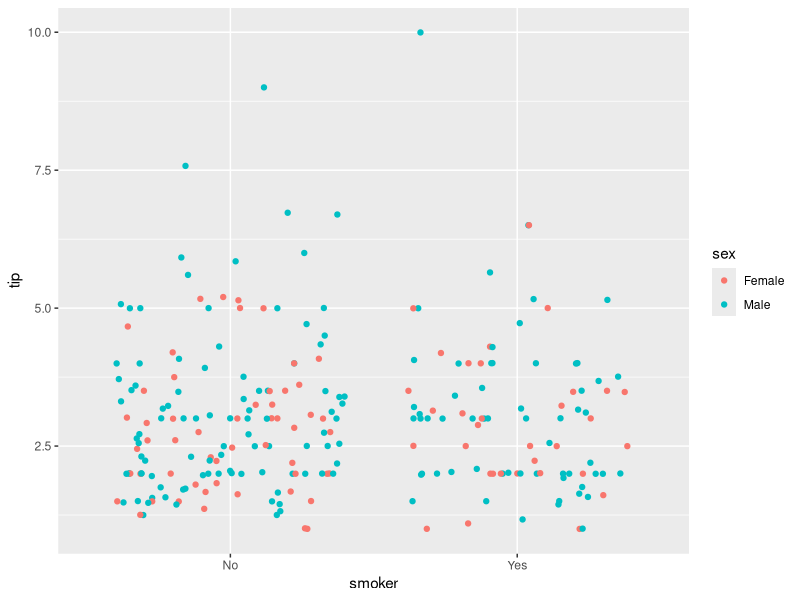
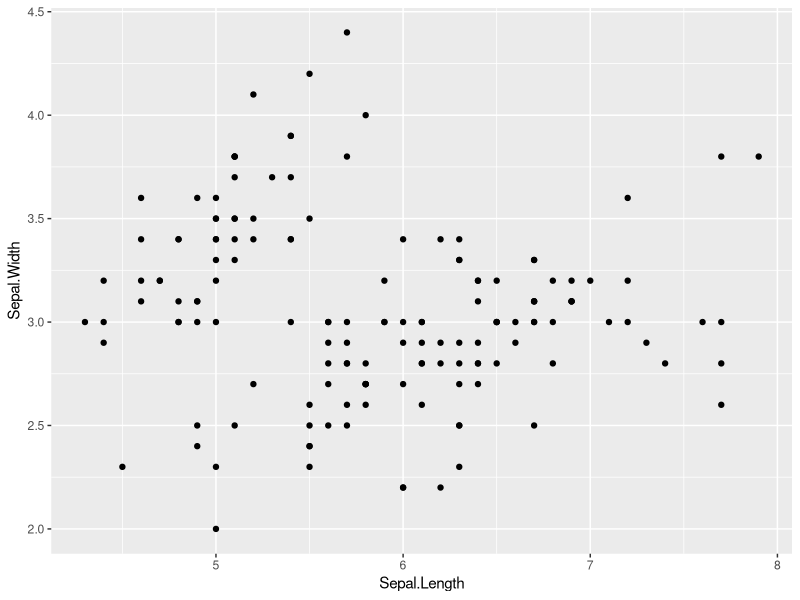
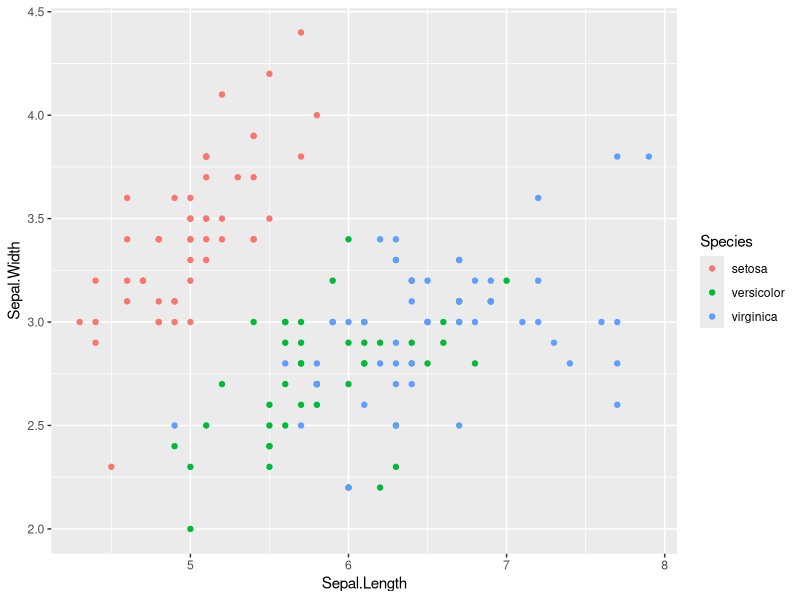
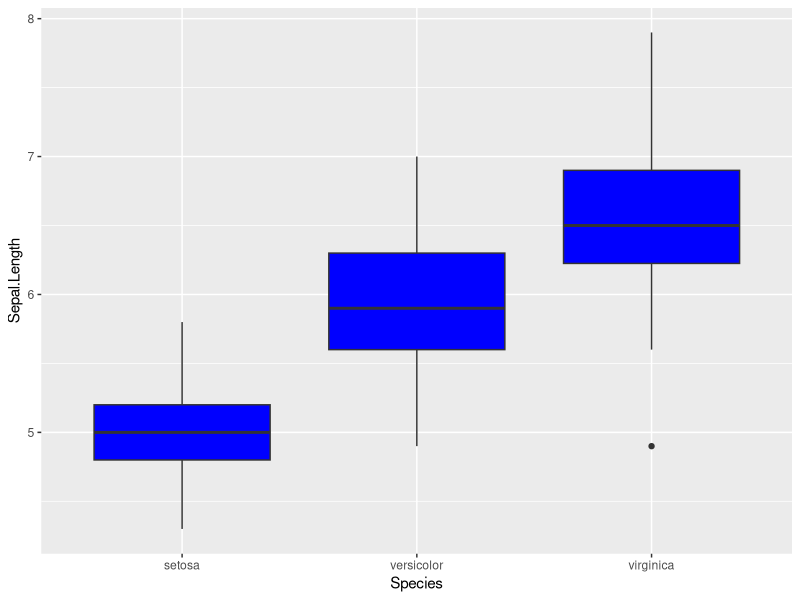
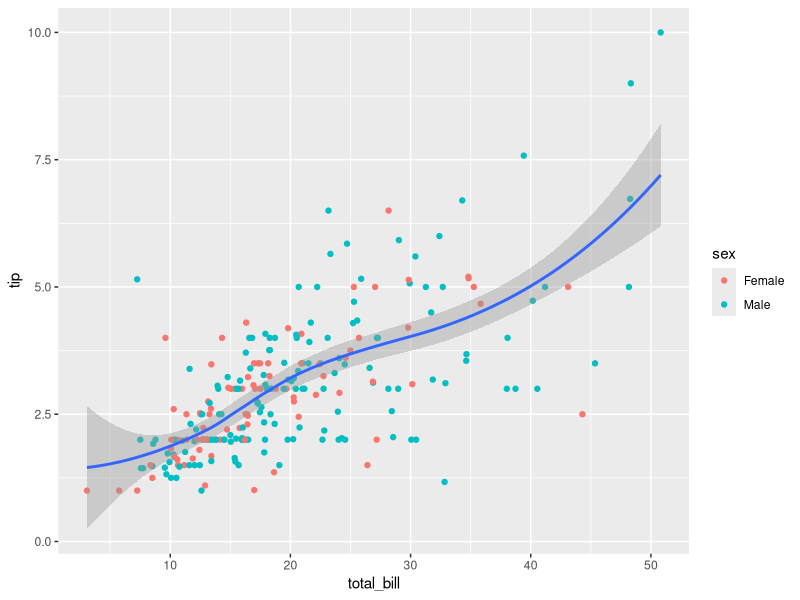
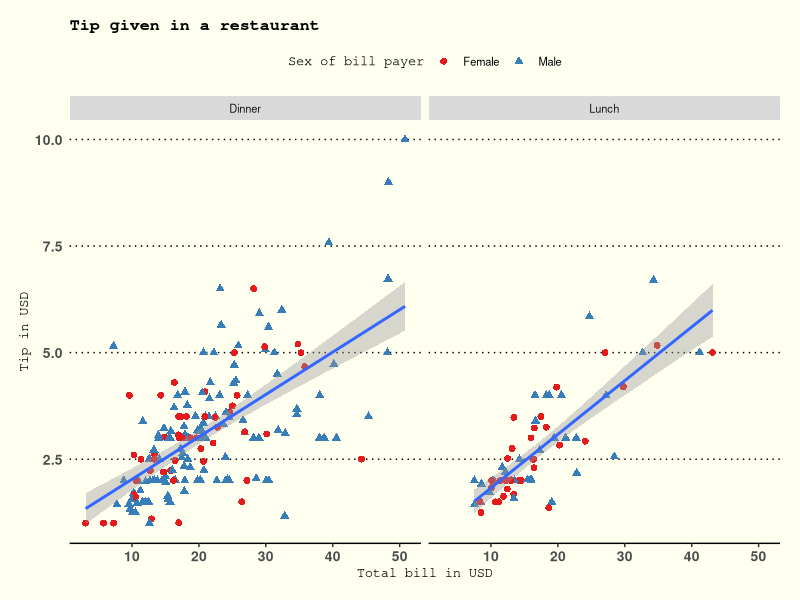

The R script that drew these images, in order:
## ---- chunk 1

knitr::opts_chunk$set(cache = T, highlight = T)


## ---- chunk 2
library(ggplot2)   # plotting library
library(dplyr)    # data manipulation
data("airquality")
## ---- chunk 3
filter(airquality, Temp < 58)
## ---- chunk 4
filter(airquality, is.na(Solar.R))
## ---- chunk 5
June_data <- filter(airquality, Month == 6)
nrow(June_data)  # a lot of rows to print
head(June_data)  # can have a glance using head()
## ---- chunk 6
filter(airquality, Month == 5, Temp < 60)
## ---- chunk 7
df <- select(airquality, Temp)
head(df)

## ---- chunk 8
df <- select(airquality, Month, Temp)
head(df)

## ---- chunk 9
df <- select(airquality, -Month)
head(df)
## ---- chunk 10
df <- select(airquality, Ozone:Temp)
head(df)
## ---- chunk 11
df <- mutate(airquality, Wind_kmph = 1.609 * Wind)
head(df)
## ---- chunk 12
month_conversion <- function(x){
  
  if (x == 5) month <- "May"
  else if (x == 6) month <- "June"
  else if (x == 7) month <- "July"
  else if (x == 8) month <- "August"
  else if (x == 9) month <- "September"
  else month <- NA
  
  return(month)
}

month_conversion(6)
## ---- chunk 13
df <- mutate(airquality, Month_long = sapply(Month, month_conversion)) 
head(df)
## ---- chunk 14
df <- transmute(airquality, Month_long = sapply(Month, month_conversion)) 
head(df)
## ---- chunk 15
df <- transmute(airquality,
                Wind_kmph = 1.609 * Wind,
                Month_long = sapply(Month, month_conversion)
                )

head(df)

## ---- chunk 16
filter(airquality, Month == 5) %>% 
  head()
## ---- chunk 17
airquality %>%    # airquality passed as first argument to mutate()
  mutate(Wind_kmph = 1.609 * Wind) %>%      # result of mutate() passed to filter()
  filter(Wind_kmph < 7)
## ---- chunk 18
data(tips, package = "reshape2")
## ---- chunk 19
head(tips)
## ---- chunk 20
tips %>% 
  group_by(sex) %>% 
  summarise(mean_tip = mean(tip))
## ---- chunk 21
tips %>% 
  group_by(sex, smoker) %>% 
  summarise(mean_tip = mean(tip))
## ---- chunk 22
tips %>% 
  group_by(sex, smoker) %>% 
  summarise(mean_tip = mean(tip),
            group_size = n())
## ---- chunk 23
tips %>% 
  summarise(mean_tip_percentage = mean(tip/total_bill))
## ---- chunk 24
ggplot(tips) +
  geom_jitter(aes(x = smoker, y = tip, colour = sex))
## ---- chunk 25
str(iris)
## ---- chunk 26
ggplot(data = iris) + 
  geom_point(aes(x = Sepal.Length, Sepal.Width))
## ---- chunk 27
ggplot(data = iris, aes(x = Sepal.Length, Sepal.Width)) + 
  geom_point(aes(colour = Species))
## ---- chunk 28
ggplot(iris, aes(x = Species, y = Sepal.Length)) + 
  geom_boxplot(fill = "blue")
## ---- chunk 29
data(tips, package = 'reshape2')
str(tips)
## ---- chunk 30
ggplot(data = tips, aes(x = total_bill, y = tip)) +
  geom_point(aes(color = sex)) +
  geom_smooth()
## ---- chunk 31
p <- ggplot(data = tips, aes(x = total_bill, y = tip))
p + geom_point(aes(colour = sex, shape = sex), size = 2) +
  scale_color_brewer(palette = "Set1", name = "Sex of bill payer") +
  scale_shape_discrete(name = "Sex of bill payer", labels = c("Female", "Male")) +
  geom_smooth(method = "lm") +
  labs(title = "Tip given in a restaurant",
       x = "Total bill in USD", y = "Tip in USD") +
  facet_wrap(~time) +
  theme(line = element_line(linetype = 1, colour = "black"), 
        rect = element_rect(fill = "ivory", linetype = 0, 
                            colour = NA), text = element_text(colour = "black", size = 10), 
        title = element_text(family = "mono", size = rel(1), hjust = 0.5), 
        axis.title = element_text(size = rel(1)), axis.text = element_text(face = "bold", 
                                                                           size = rel(1)), axis.text.x = element_text(colour = NULL), 
        axis.text.y = element_text(colour = NULL), axis.ticks = element_line(colour = NULL), 
        axis.ticks.y = element_blank(), axis.ticks.x = element_line(colour = NULL), 
        axis.line = element_line(), axis.line.y = element_blank(), 
        legend.background = element_rect(), legend.position = "top", 
        legend.direction = "horizontal", legend.box = "vertical", 
        panel.background = element_rect(fill = "ivory"),
        panel.grid = element_line(colour = NULL, linetype = 3), 
        panel.grid.major = element_line(colour = "black"), 
        panel.grid.major.x = element_blank(), panel.grid.minor = element_blank(), 
        plot.title = element_text(hjust = 0, face = "bold"), 
        plot.margin = unit(c(1, 1, 1, 1), "lines"), strip.background = element_rect())
